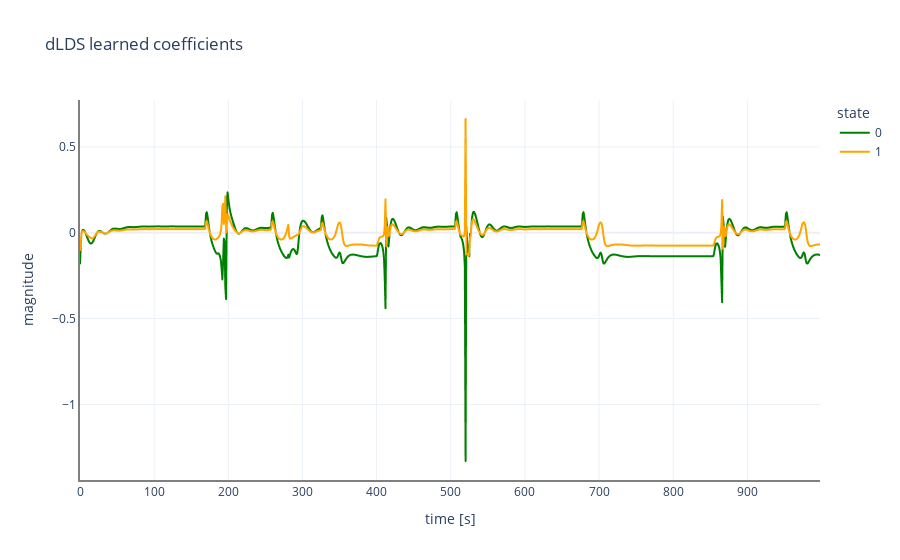

Notebook code cell kept with this figure:
### Code cell
coefficients = pd.DataFrame(fitted_of_model[0].T)
config = {
  'toImageButtonOptions': {
    'format': 'png', # one of png, svg, jpeg, webp
    'filename': 'custom_image',
    'height': 500,
    'width': 1500,
    'scale':6 # Multiply title/legend/axis/canvas sizes by this factor
  }
}

print(f'[{update_c_type}, smooth_term={smooth}, {n_iterations} iterations]')
fig2 = px.line(coefficients, title='dLDS learned coefficients', color_discrete_map={'0': 'green', '1': 'orange'}).update_layout(
    xaxis_title='time [s]', yaxis_title='magnitude', legend_title='state')
fig2.update_xaxes(showline=True, linewidth=2, linecolor='grey')
fig2.update_yaxes(showline=True, linewidth=2, linecolor='grey')
fig2.show(config=config)

### Figure 1 — Plotly figure (JSON) as saved in the notebook; plotly's stock layout.template omitted (floating-point values rounded to 4 significant figures; data arrays with more than 128 entries replaced by an {"elided": "..."} marker saying what was removed)
{"data": [{"hovertemplate": "variable=0<br>index=%{x}<br>value=%{y}<extra></extra>", "legendgroup": "0", "line": {"color": "green", "dash": "solid"}, "marker": {"symbol": "circle"}, "mode": "lines", "name": "0", "showlegend": true, "type": "scattergl", "x": {"elided": "999 int values"}, "xaxis": "x", "y": {"elided": "999 float values"}, "yaxis": "y"}, {"hovertemplate": "variable=1<br>index=%{x}<br>value=%{y}<extra></extra>", "legendgroup": "1", "line": {"color": "orange", "dash": "solid"}, "marker": {"symbol": "circle"}, "mode": "lines", "name": "1", "showlegend": true, "type": "scattergl", "x": {"elided": "999 int values"}, "xaxis": "x", "y": {"elided": "999 float values"}, "yaxis": "y"}], "layout": {"legend": {"title": {"text": "state"}, "tracegroupgap": 0}, "title": {"text": "dLDS learned coefficients"}, "xaxis": {"anchor": "y", "domain": [0, 1], "linecolor": "grey", "linewidth": 2, "showline": true, "title": {"text": "time [s]"}}, "yaxis": {"anchor": "x", "domain": [0, 1], "linecolor": "grey", "linewidth": 2, "showline": true, "title": {"text": "magnitude"}}}}
